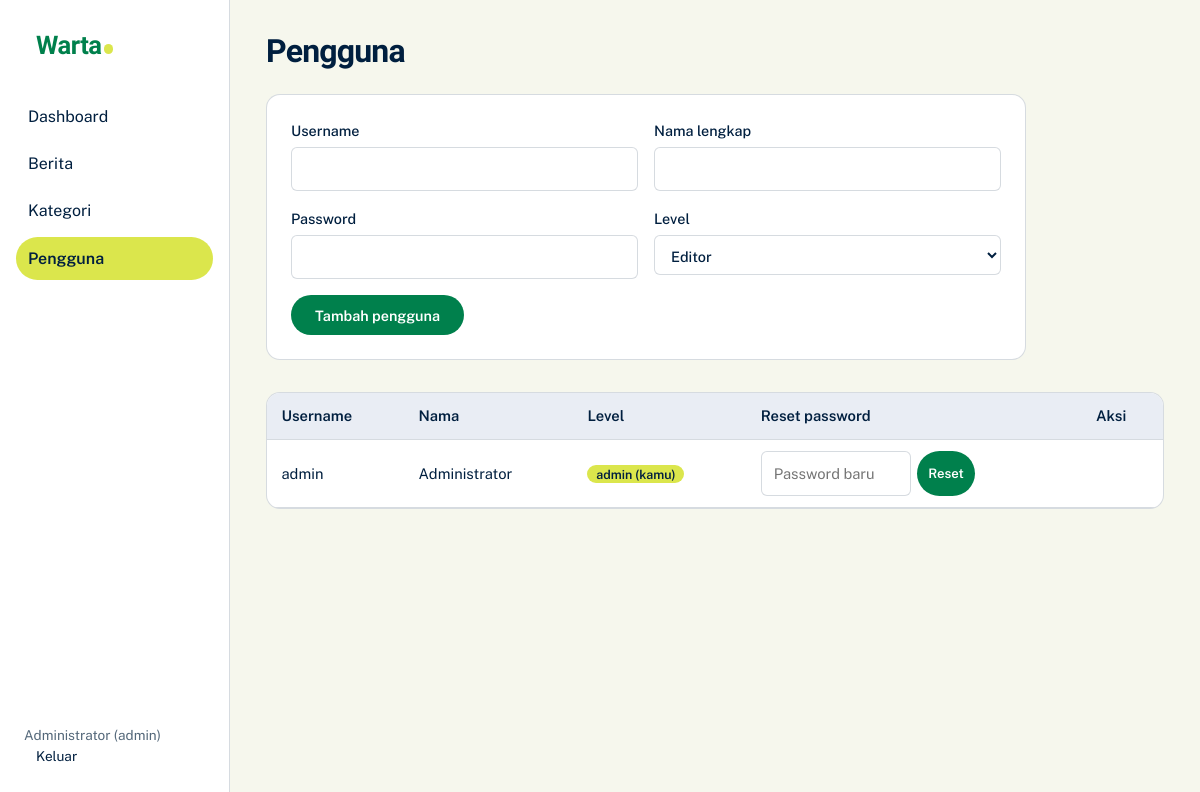
The page /admin/users.php (signed in) on the database its author committed.
### tables this page shows
CREATE TABLE `users` (
  `id` int(11) NOT NULL,
  `username` varchar(50) NOT NULL,
  `password` varchar(255) NOT NULL,
  `fullname` varchar(100) NOT NULL,
  `role` enum('admin','editor') NOT NULL DEFAULT 'editor',
  `created_at` datetime DEFAULT current_timestamp()
);

### includes/functions.php (called while the page is built, shortened)
<?php
require_once __DIR__ . '/db.php';
function e($s) { return htmlspecialchars((string)$s, ENT_QUOTES, 'UTF-8'); }
function url($p = '') { return BASE_URL . '/' . ltrim($p, '/'); }
function user() { return $_SESSION['user'] ?? null; }

### includes/db.php (called while the page is built, shortened)
<?php
function db(): PDO {
    static $pdo = null;
    if (!$pdo) {
        $pdo = new PDO('mysql:host=' . DB_HOST . ';dbname=' . DB_NAME . ';charset=utf8mb4', DB_USER, DB_PASS, [
            PDO::ATTR_ERRMODE => PDO::ERRMODE_EXCEPTION,
            PDO::ATTR_DEFAULT_FETCH_MODE => PDO::FETCH_ASSOC,
            PDO::ATTR_EMULATE_PREPARES => false,
        ]);
    }
    return $pdo;
}

### admin/users.php (the view, shortened to what this page needs)
<?php
require_once '_layout.php'; require_login('admin');
$rows = db()->query("SELECT * FROM users ORDER BY created_at")->fetchAll();
admin_head('Pengguna', 'users'); ?>
<form class="form" method="post" data-validate novalidate style="margin-bottom:2rem"><?= csrf_field() ?><input type="hidden" name="do" value="add"><p class="notice bad js-msg" hidden></p>
  <div class="row"><label>Username<input name="username" required></label><label>Nama lengkap<input name="fullname" required></label></div>
  <div class="row"><label>Password<input type="password" name="password" required minlength="6"></label>
  <label>Level<select name="role"><option value="editor">Editor</option><option value="admin">Admin</option></select></label></div>
  <button class="btn">Tambah pengguna</button></form>
<div class="tbl-wrap"><table><tr><th>Username</th><th>Nama</th><th>Level</th><th>Reset password</th><th>Aksi</th></tr>
<?php foreach ($rows as $r): $me = $r['id'] == user()['id']; ?><tr><td><?= e($r['username']) ?></td><td><?= e($r['fullname']) ?></td>
<td><?php if ($me): ?><span class="badge">admin (kamu)</span><?php endif; ?></td>
<td><form method="post" class="acts"><input type="password" name="password" placeholder="Password baru" minlength="6" required style="width:150px"><button class="btn sm">Reset</button></form></td>
<td></td></tr>
<?php endforeach; ?></table></div>
<?php admin_foot();

### admin/_layout.php (shortened to what this page needs)
<?php
require_once __DIR__ . '/../includes/functions.php';
function admin_head($title, $active) {
    $items = ['index' => 'Dashboard', 'news' => 'Berita', 'categories' => 'Kategori'];
    if (user()['role'] === 'admin') $items['users'] = 'Pengguna';
    $f = flash(); ?>
<!DOCTYPE html><html lang="id" data-theme="light"><head><meta charset="UTF-8"><meta name="viewport" content="width=device-width, initial-scale=1">
<link rel="stylesheet" href="<?= url('assets/css/style.css') ?>"></head><body>
<div class="admin"><aside class="side"><a class="brand" href="<?= url() ?>" target="_blank"><?= SITE_NAME ?></a>
<?php foreach ($items as $k => $v): ?><a href="<?= url("admin/$k.php") ?>" class="<?= $k === $active ? 'on' : '' ?>"><?= $v ?></a><?php endforeach; ?>
<div class="who"><?= e(user()['fullname']) ?> (<?= e(user()['role']) ?>)<br><a href="<?= url('admin/logout.php') ?>">Keluar</a></div></aside>
<section class="panel"><h1><?= e($title) ?></h1>
<?php if ($f): ?><p class="notice <?= $f[1] === 'err' ? 'bad' : '' ?>"><?= e($f[0]) ?></p><?php endif;
}
function admin_foot() { echo '</section></div></body></html>'; }

### assets/css/style.css (style rules this page uses)
:root { --white:#F6F7ED; --navy:#001F3F; --lime:#DBE64C; --mantis:#74C365; --green:#00804C; --blue:#1E488F; --bg:var(--white); --fg:var(--navy); --surface:#fff; --line:color-mix(in srgb,var(--navy) 16%,transparent); --muted:color-mix(in srgb,var(--navy) 66%,var(--white)); --link:var(--blue); --accent:var(--green); --serif:'Newsreader',Georgia,'Times New Roman',serif; --sans:'Public Sans',system-ui,-apple-system,'Segoe UI',sans-serif; }
* { box-sizing:border-box }
body { margin:0;background:var(--bg);color:var(--fg);font:400 1rem/1.6 var(--sans);-webkit-font-smoothing:antialiased }
a { color:var(--link) }
h1,h2,h3 { font-family:var(--serif);line-height:1.2;margin:0 }
.brand { font:700 1.9rem/1 var(--serif);color:var(--lime);text-decoration:none;letter-spacing:-.02em;margin-right:auto }
.search button,.btn,.btn-line,#themeBtn { font:600 .9rem var(--sans);cursor:pointer;text-decoration:none }
label { display:flex;flex-direction:column;gap:.3rem;font-weight:500;font-size:.9rem }
input,textarea,select { font:inherit;padding:.6rem .75rem;border:1px solid var(--line);border-radius:6px;background:var(--surface);color:var(--fg) }
.btn { display:inline-block;background:var(--green);color:#fff;border:0;padding:.65rem 1.3rem;border-radius:6px;justify-self:start }
.btn.sm { padding:.3rem .7rem;font-size:.82rem }
.admin { display:grid;grid-template-columns:230px 1fr;min-height:100vh }
.side { background:var(--navy);color:var(--white);padding:1.5rem 1rem;display:flex;flex-direction:column;gap:.25rem }
.side .brand { margin:0 0 1.5rem .5rem;font-size:1.6rem }
.side a { color:var(--white);text-decoration:none;padding:.55rem .75rem;border-radius:6px }
.side a:hover,.side a.on { background:var(--blue) }
.side a.on { box-shadow:inset 3px 0 var(--lime) }
.side .who { margin-top:auto;font-size:.85rem;color:color-mix(in srgb,var(--white) 70%,transparent);padding:.5rem }
.panel { padding:2rem clamp(1rem,3vw,2.5rem);min-width:0 }
.panel h1 { font-size:2rem;margin-bottom:1.5rem }
.tbl-wrap { overflow-x:auto;background:var(--surface);border:1px solid var(--line);border-radius:8px }
table { width:100%;border-collapse:collapse;font-size:.92rem }
th,td { text-align:left;padding:.7rem .9rem;border-bottom:1px solid var(--line);vertical-align:middle }
th { background:color-mix(in srgb,var(--blue) 10%,var(--surface));font-weight:600 }
.badge { padding:.1rem .55rem;border-radius:99px;font-size:.78rem;font-weight:600;background:var(--lime);color:var(--navy) }
.acts { display:flex;gap:.4rem;flex-wrap:wrap }
.form { display:grid;gap:1rem;max-width:760px;background:var(--surface);padding:1.5rem;border:1px solid var(--line);border-radius:8px }
.form .row { display:grid;grid-template-columns:1fr 1fr;gap:1rem }
:root { --serif:'Bricolage Grotesque','Public Sans',system-ui,sans-serif; --head-bg:#fff; --head-fg:var(--navy); }
h1,h2,h3 { font-weight:800;letter-spacing:-.025em }
.brand { color:var(--green);font-weight:800;font-size:2.1rem }
.brand::after { content:"";display:inline-block;width:.38em;height:.38em;border-radius:50%;background:var(--lime);margin-left:.08em }
.btn { border-radius:99px;padding:.7rem 1.5rem }
.notice,.empty,.stat,.form,.tbl-wrap,.login-box { border-radius:14px }
.side { background:var(--surface);color:var(--fg);border-right:1px solid var(--line) }
.side a { color:var(--fg);border-radius:99px }
.side a.on { background:var(--lime);color:var(--navy);box-shadow:none;font-weight:600 }
.side a.brand,.side a.brand:hover { color:var(--green);background:none }
.side .who { color:var(--muted) }

### rows shown on the page
users: fullname "Administrator", role "admin", username "admin", shows "admin (kamu)"

### other values the page prints
SITE_NAME "Warta"
$v "Dashboard"
$v "Berita"
$v "Kategori"
$v "Pengguna"
$title "Pengguna"
